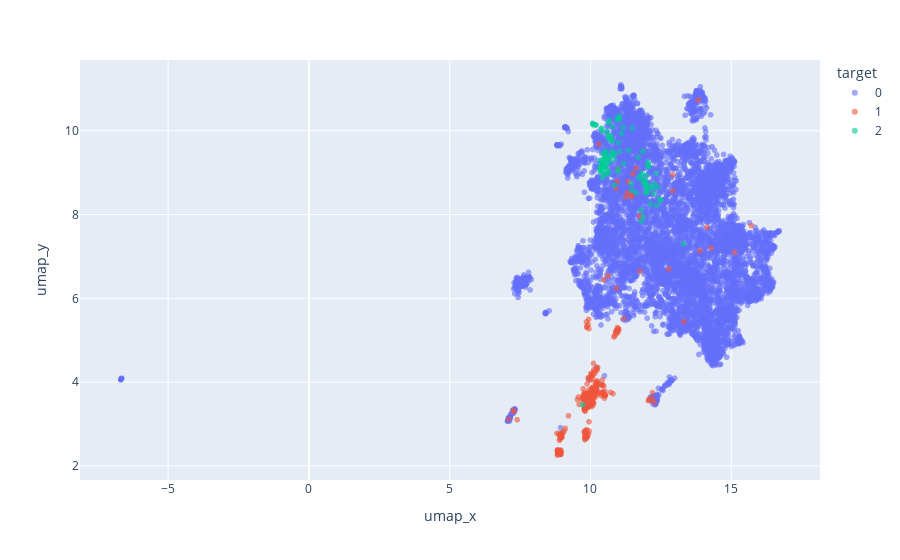

Source (notebook cell):
### Code cell
fig = px.scatter(umap_df, x="umap_x", y="umap_y", color="target",
                 hover_data=['country'], opacity = 0.6)
fig.show()

### Figure 1 — Plotly figure (JSON) as saved in the notebook; plotly's stock layout.template omitted (floating-point values rounded to 4 significant figures; data arrays with more than 128 entries replaced by an {"elided": "..."} marker saying what was removed)
{"data": [{"customdata": {"elided": "7958x1 str values"}, "hovertemplate": "target=0<br>umap_x=%{x}<br>umap_y=%{y}<br>country=%{customdata[0]}<extra></extra>", "legendgroup": "0", "marker": {"color": "#636efa", "opacity": 0.6, "symbol": "circle"}, "mode": "markers", "name": "0", "showlegend": true, "type": "scattergl", "x": {"elided": "7958 float values"}, "xaxis": "x", "y": {"elided": "7958 float values"}, "yaxis": "y"}, {"customdata": {"elided": "408x1 str values"}, "hovertemplate": "target=1<br>umap_x=%{x}<br>umap_y=%{y}<br>country=%{customdata[0]}<extra></extra>", "legendgroup": "1", "marker": {"color": "#EF553B", "opacity": 0.6, "symbol": "circle"}, "mode": "markers", "name": "1", "showlegend": true, "type": "scattergl", "x": {"elided": "408 float values"}, "xaxis": "x", "y": {"elided": "408 float values"}, "yaxis": "y"}, {"customdata": [["PAK"], ["PAK"], ["PAK"], ["PAK"], ["PAK"], ["PAK"], ["PAK"], ["PAK"], ["PAK"], ["PAK"], ["PAK"], ["PAK"], ["PAK"], ["PAK"], ["PAK"], ["PAK"], ["PAK"], ["PAK"], ["PAK"], ["PAK"], ["PAK"], ["PAK"], ["PAK"], ["PAK"], ["PAK"], ["PAK"], ["PAK"], ["PAK"], ["PAK"], ["PAK"], ["PAK"], ["PAK"], ["PAK"], ["PAK"], ["PAK"], ["PAK"], ["PAK"], ["PAK"], ["PAK"], ["PAK"], ["PAK"], ["PAK"], ["PAK"], ["PAK"], ["PAK"], ["PAK"], ["PAK"], ["PAK"], ["PAK"], ["PAK"], ["PAK"], ["PAK"], ["PAK"], ["PAK"], ["PAK"], ["PAK"], ["PAK"], ["PAK"], ["PAK"], ["PAK"], ["PAK"], ["PAK"], ["PAK"], ["PAK"], ["PAK"], ["PAK"], ["PAK"], ["PAK"], ["PAK"], ["PAK"], ["PAK"], ["PAK"], ["PAK"], ["PAK"], ["PAK"], ["PAK"], ["PAK"], ["PAK"], ["PAK"], ["PAK"], ["PAK"], ["PAK"], ["PAK"], ["PAK"], ["PAK"], ["PAK"], ["PAK"], ["PAK"], ["PAK"], ["PAK"], ["PAK"], ["PAK"], ["PAK"], ["PAK"], ["PAK"], ["PAK"], ["PAK"], ["PAK"], ["PAK"], ["PAK"], ["PAK"], ["PAK"], ["PAK"], ["PAK"], ["PAK"], ["PAK"], ["PAK"], ["PAK"], ["PAK"], ["PAK"], ["PAK"], ["PAK"], ["PAK"], ["PAK"], ["PAK"], ["PAK"], ["PAK"], ["PAK"], ["PAK"], ["PAK"]], "hovertemplate": "target=2<br>umap_x=%{x}<br>umap_y=%{y}<br>country=%{customdata[0]}<extra></extra>", "legendgroup": "2", "marker": {"color": "#00cc96", "opacity": 0.6, "symbol": "circle"}, "mode": "markers", "name": "2", "showlegend": true, "type": "scattergl", "x": [10.66, 11.97, 10.18, 10.55, 11.12, 11.99, 10.97, 11.79, 10.62, 11.83, 12.5, 10.45, 10.41, 10.86, 10.35, 10.36, 10.63, 10.53, 10.39, 10.55, 11.04, 11.7, 10.44, 10.36, 11.71, 10.59, 10.44, 10.54, 11.45, 12.13, 11.86, 10.39, 11.98, 10.75, 10.42, 10.39, 10.33, 10.72, 10.96, 10.35, 11.16, 12.11, 12.28, 11.47, 10.98, 10.68, 10.67, 10.1, 10.52, 11.62, 10.62, 11.91, 11.02, 10.51, 10.84, 10.83, 10.61, 10.08, 10.64, 10.42, 11.97, 10.11, 12.35, 10.51, 10.35, 10.98, 12.34, 12.05, 10.59, 9.72, 11.94, 13.3, 12.41, 10.66, 10.38, 11.83, 10.36, 10.35, 10.2, 10.39, 10.56, 10.42, 12.01, 10.75, 11.87, 10.08, 12.09, 11.9, 11.48, 10.4, 12.06, 10.79, 12.0, 12.24, 12.07, 10.8, 12.26, 10.84, 11.8, 11.0, 10.46, 12.45, 10.74, 10.57, 10.53, 11.81, 12.03, 11.99, 10.38, 10.78, 11.36, 10.38, 10.37, 10.41, 10.49, 11.18, 10.52, 10.71, 10.43, 11.04], "xaxis": "x", "y": [9.001, 8.761, 10.14, 9.106, 9.929, 8.932, 10.31, 8.105, 9.855, 8.989, 8.341, 9.184, 8.994, 8.702, 9.091, 9.076, 10.19, 9.372, 10.04, 9.425, 10.28, 9.371, 9.983, 9.098, 8.882, 9.069, 9.452, 8.97, 8.735, 8.253, 9.515, 9.109, 8.673, 9.753, 9.304, 9.102, 9.118, 9.876, 10.26, 9.029, 10.08, 8.687, 8.731, 8.582, 9.09, 10.25, 9.329, 10.14, 9.173, 8.516, 9.352, 8.836, 10.35, 9.371, 9.316, 9.431, 9.307, 10.18, 9.815, 9.102, 8.508, 10.15, 8.217, 9.518, 9.06, 9.022, 8.983, 9.212, 9.983, 3.456, 8.739, 7.303, 8.65, 9.241, 9.098, 8.836, 9.293, 9.117, 10.14, 9.09, 9.282, 9.21, 8.529, 9.42, 7.941, 10.16, 8.613, 8.724, 10.06, 9.119, 9.24, 10.09, 8.645, 8.641, 9.129, 9.457, 8.494, 9.459, 8.927, 9.71, 9.269, 8.371, 9.511, 8.966, 9.467, 7.836, 9.165, 8.543, 10.06, 9.774, 9.533, 9.094, 9.24, 8.873, 9.333, 9.219, 9.142, 9.862, 9.15, 9.508], "yaxis": "y"}], "layout": {"legend": {"title": {"text": "target"}, "tracegroupgap": 0}, "margin": {"t": 60}, "xaxis": {"anchor": "y", "domain": [0, 1], "title": {"text": "umap_x"}}, "yaxis": {"anchor": "x", "domain": [0, 1], "title": {"text": "umap_y"}}}}
